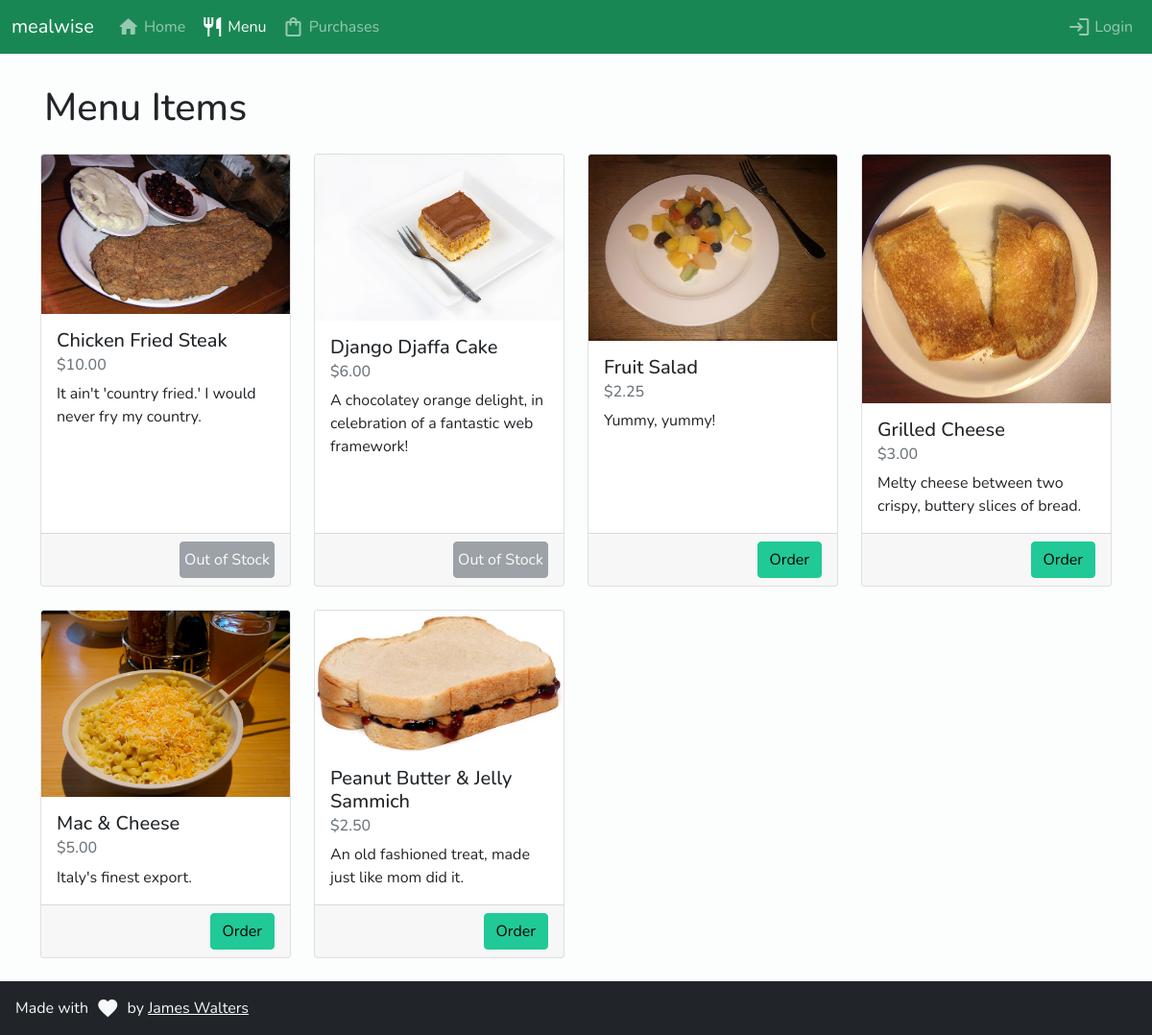
The app's page /menu/ with its own data.
### inventory/models.py (models this page shows, shortened)
class MenuItem(models.Model):
    name = models.CharField(max_length=50, unique=True)
    price = models.DecimalField(max_digits=4, decimal_places=2, default=0.00)
    description = models.CharField(max_length=255)
    image = models.ImageField(upload_to='menu_images/%Y/%m/%d/', default='default.png')
    class Meta:
        ordering = ['name']
    def is_available(self):
        for ingredient in self.reciperequirement_set.all():
            if not ingredient.enough():
                return False
        return True

### inventory/views.py (the view)
# urls.py: path('menu/', views.Menu.as_view(), name="menu"),
class Menu(ListView):
  template_name = "inventory/menu-with-cards.html"
  model = models.MenuItem
  extra_context = {'active_nav_menu': "active"}

### inventory/models.py (called while the page is built)
    def enough(self):
        return self.ingredient.quantity >= self.quantity

### inventory/templates/inventory/menu-with-cards.html (shortened to what this page needs)
{% extends 'base.html' %}
{% load static %}
{% block content %}
<div class="d-flex justify-content-between p-3">
  <h1>Menu Items</h1>
</div>
<div class="row px-4 px-sm-0 mx-0 row-cols-1 row-cols-sm-2 row-cols-lg-3 row-cols-xl-4 g-4 mb-3">
  {% for menu_item in object_list %}
  <div class="col">
    <div class="card h-100">
      <img src="{{ menu_item.image.url }}" class="card-img-top" alt="{{menu_item.name}} image"
        style="max-height: 100%; max-width: 100%;">
      <div class="card-body">
        <h5 class="card-title">{{ menu_item.name }}</h5>
        <h6 class="card-subtitle mb-2 text-muted">${{ menu_item.price }}</h6>
        <p class="card-text">{{ menu_item.description }}</p>
      </div>
      <div class="card-footer text-end">
        {% if menu_item.is_available %}
        <button hx-get="{% url 'htmx_create_purchase' menu_item.id %}" hx-target="#modals-here" hx-swap="innerHTML"
          _="on htmx:afterOnLoad wait 10ms then showModal()" class="btn btn-success">Order</button>
        {% else %}
        <button class="btn btn-disabled disabled px-1">Out of Stock</button>
        {% endif %}
      </div>
    </div>
  </div>
  {% endfor %}
</div>
{% endblock %}

### inventory/templates/base.html (shortened to what this page needs)
{% load static %}
{% load django_htmx %}
<!DOCTYPE html>
<html lang="en">
<head>
  <link href="{% static 'bootstrap-5.1.3/dist/css/bootstrap.min.css' %}" rel="stylesheet" />
</head>
<body>
  <nav class="navbar navbar-expand-md navbar-dark bg-primary">
    <div class="container" style="max-width: 1200px">
      <a class="navbar-brand" href="{% url 'home' %}">mealwise</a>
      <div class="collapse navbar-collapse" id="collapseNavTarget">
        <div class="navbar-nav me-auto">
          <a class="nav-link {{ active_nav_home }}" aria-current="page" href="{% url 'home' %}"><span
              class="material-icons-round align-bottom">
            </span>&nbsp;Home</a>
          <a class="nav-link {{ active_nav_menu }}" href="{% url 'menu' %}"><span
              class="material-icons-outlined align-bottom">
            </span>&nbsp;Menu</a>
          <a class="nav-link {{ active_nav_purchases }}" href="{% url 'purchases' %}"><span
              class="material-icons-outlined align-bottom">
            </span>&nbsp;Purchases</a>
        </div>
        <div class="navbar-nav ms-auto">
          {% if user.is_authenticated %}
          <a class="nav-link" href="{% url 'logout' %}"><span class="material-icons-outlined align-bottom">
              logout
            </span>&nbsp;Logout</a>
          {% else %}
          <a class="nav-link" href="{% url 'login' %}?next={{ request.path }}" hx-trigger="click"
            hx-get="{% url 'login' %}?next={{ request.path }}" hx-target="#modals-here"
            _="on htmx:afterOnLoad wait 10ms then showModal()"><span class="material-icons-outlined align-bottom">
            </span>&nbsp;Login</a>
          {% endif %}
        </div>
      </div>
    </div>
  </nav>
  <div class="container p-0 p-md-3" style="max-width: 1200px">
    <div class="container px-0 mt-0 pb-5">{% block content %} {% endblock %}</div>
  </div>
  <footer class="bg-dark text-light p-3 d-flex align-items-center">
    Made with&nbsp;&nbsp;<span class="material-icons-outlined align-bottom">
    </span>&nbsp;&nbsp;by&nbsp;<a href="https://github.com/iamjameswalters" class="text-light">James Walters</a>
  </footer>
</body>
</html>

### inventory/templates/base.html (style rules this page uses)
body { background-color: #fbfefc; font-family: Nunito, Arial, sans-serif; min-height: 100vh; position: relative; }
footer { position: absolute; bottom: 0; width: 100%; }

### records on screen
MenuItem: image (picture), name "Chicken Fried Steak", price "10.00", description "It ain't 'country fried.' I would never fry my country.", shows "Out of Stock"
MenuItem: image (picture), name "Django Djaffa Cake", price "6.00", description "A chocolatey orange delight, in celebration of a fantastic web framework!", shows "Out of Stock"
MenuItem: image (picture), name "Fruit Salad", price "2.25", description "Yummy, yummy!", shows "Order"
MenuItem: image (picture), name "Grilled Cheese", price "3.00", description "Melty cheese between two crispy, buttery slices of bread.", shows "Order"
MenuItem: image (picture), name "Mac & Cheese", price "5.00", description "Italy's finest export.", shows "Order"
MenuItem: image (picture), name "Peanut Butter & Jelly Sammich", price "2.50", description "An old fashioned treat, made just like mom did it.", shows "Order"
